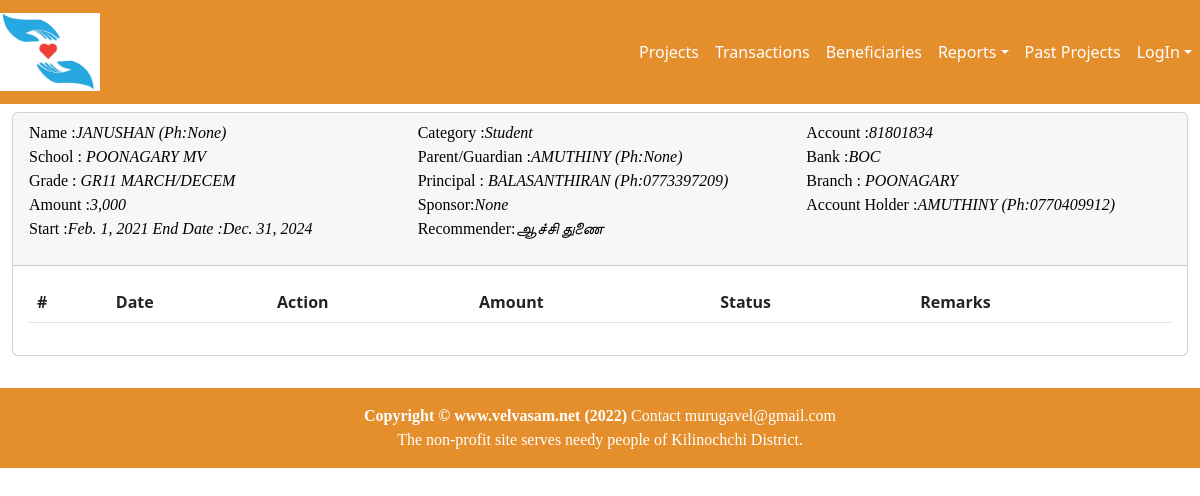
The app's page /accounts/beneficiaryDetail/15, older data.
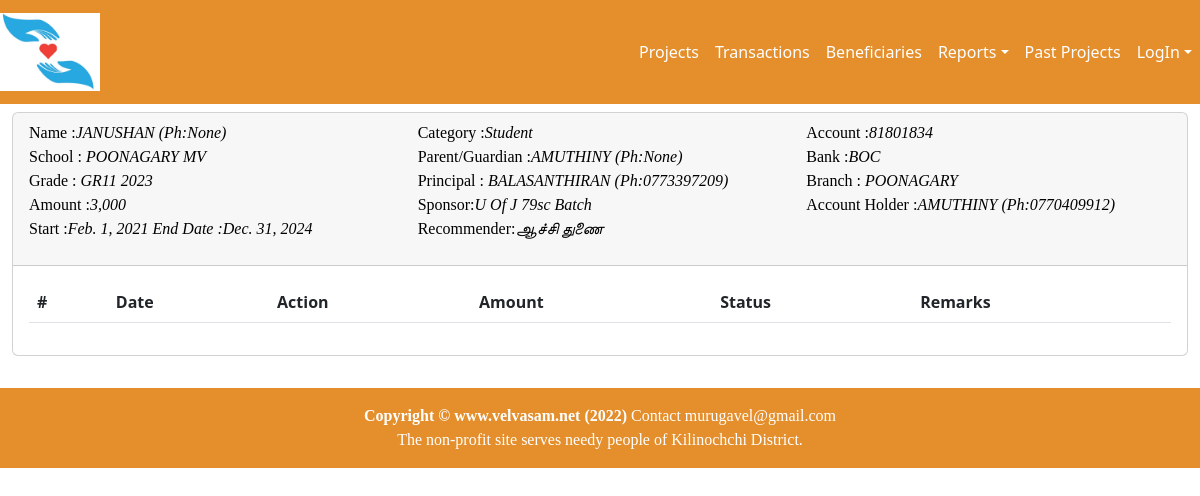
The same page, newer data.
### accounts/models.py (models this page shows)
class Beneficiary(models.Model):
    CATEGORY = [
        ('Student','Student'),
        ('Teacher','Teacher'),
        ('Patient','Patient'),
        ('Poverty','Poverty'),
    ]
    name =models.CharField(max_length=32)
    mobile=models.CharField(max_length=16,null=True,blank=-True)
    school = models.CharField(max_length=32,null=True,blank=-True)
    grade = models.CharField(max_length=16,null=True,blank=-True)
    account = models.CharField(max_length=32)
    bank=models.CharField(max_length=16)
    branch=models.CharField(max_length=16)
    accountHolder = models.CharField(max_length=32)
    holderMobile = models.CharField(max_length=16,null=True,blank=-True)
    parent = models.CharField(max_length=32,null=True,blank=-True)
    principal= models.CharField(max_length=32,null=True,blank=-True)
    amount = models.IntegerField()
    category = models.CharField(max_length=12,choices=CATEGORY)
    parentMobile=models.CharField(max_length=16,null=True,blank=-True)
    principalMobile = models.CharField(max_length=16,null=True,blank=-True)
    remarks  = models.CharField(max_length=1000,null=True,blank=-True)
    startDate = models.DateField(default=timezone.now)
    endDate = models.DateField(null=True,blank=-True)
    sponsor = models.CharField(max_length=32,null=True,blank=True)
    recommender = models.CharField(max_length=32,null=True,blank=True)

### accounts/views.py (the view)
# urls.py: re_path(r'beneficiaryDetail/(?P<pk>\d+)', beneficiaryDetailView, name='beneficiaryDetail'),
def beneficiaryDetailView(request,pk):
    if request.method == 'GET':
        beneficiary = Beneficiary.objects.filter(id=pk).first()
        data_list = Transaction.objects.filter(beneficiary_id=pk)
        context={ 'data_list':data_list, 'beneficiary':beneficiary}
        return render(request = request,template_name = "beneficiary.html",context=context)

### accounts/templates/beneficiary.html (shortened to what this page needs)
{% extends 'home/base.html' %}
{% block content %}
{% load static %}
{% load crispy_forms_tags %}
<div class="container-fluid">
    <div class="card mt-2 mb-2">
        <div class="card-header">
            <div class="row">
                    <div class="col-sm-4">
                        <p class="text-capitalize">
                        <strong>Name   :</strong><i>{{beneficiary.name}} (ph:{{beneficiary.mobile}})</i><br>
                        <strong>School :</strong> <i> {{beneficiary.school}}</i><br>
                        <strong>Grade  :</strong> <i>{{beneficiary.grade}} </i><br>
                        <strong>Amount :</strong><i>{{beneficiary.amount|floatformat:"-3g"}} </i><br>
                        <strong>Start  :</strong><i>{{beneficiary.startDate}} <strong>End Date :</strong>{{beneficiary.endDate}}</i>
                        </p>
                    </div>
                    <div class="col-sm-4">
                        <p class="text-capitalize">
                        <strong>Category :</strong><i>{{beneficiary.category}} </i><br>
                        <strong>Parent/Guardian :</strong><i>{{beneficiary.parent}} (ph:{{beneficiary.parentMobile}})</i><br>
                        <strong>Principal :</strong><i> {{beneficiary.principal}} (ph:{{beneficiary.principalMobile}})</i><br>
                        <strong>Sponsor:</strong><i>{{beneficiary.sponsor}}</i><br>
                        <strong>Recommender:</strong><i>{{beneficiary.recommender}}</i><br>
                        </p>
                    </div>
                    <div class="col-sm-4">
                        <p class="text-capitalize">
                        <strong>Account :</strong><i>{{beneficiary.account}}</i><br>
                        <strong>Bank    :</strong><i>{{beneficiary.bank}}</i><br>
                        <strong>Branch  :</strong><i> {{beneficiary.branch}}</i><br>
                        <strong>Account Holder :</strong><i>{{beneficiary.accountHolder}} (ph:{{beneficiary.holderMobile}})</i><br>
                    </div>
            </div>
        </div>
        <div class="card-body">
            <table class="table table-striped table-hover">
                <thead>
                    <tr>
                        <th scope="col">#</th>
                        <th scope="col">Date</th>
                        <th scope="col">Action</th>
                        <th scope="col">Amount</th>
                        <th scope="col">Status</th>
                        <th scope="col">Remarks</th>
                    </tr>
                </thead>
            </table>
            </div>
        </div>
    </div>
</div>
{% include 'home/footer.html' %}
{% endblock %}

Row changes from the older to the newer data that the page shows:
changed Beneficiary "JANUSHAN": grade "GR11 MARCH/DECEM" → "GR11 2023"; sponsor "None" → "U Of J 79sc Batch"
